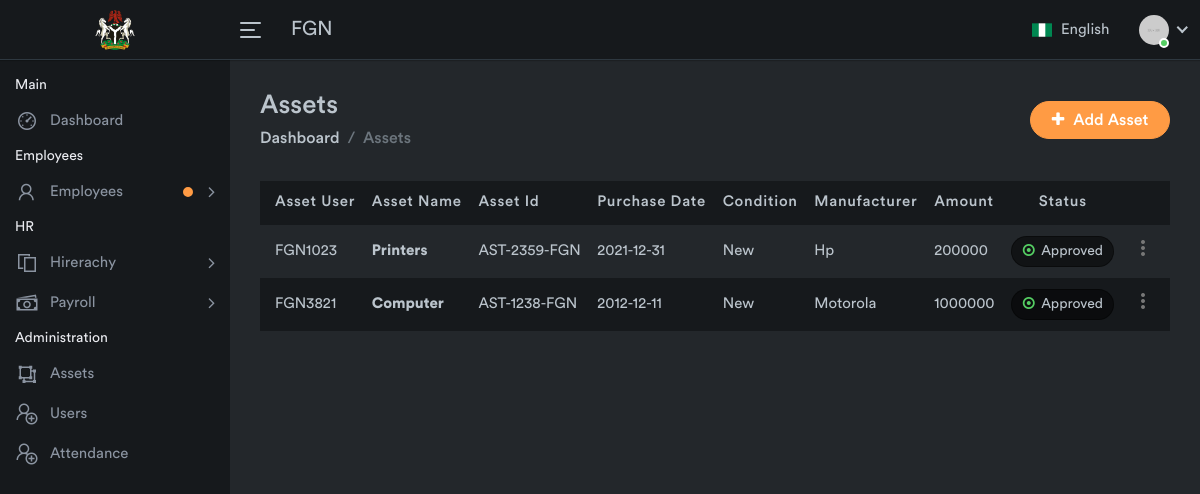
The page /asset.php on the database its author committed.
### tables this page shows
CREATE TABLE IF NOT EXISTS `assets` (
  `id` int(6) NOT NULL AUTO_INCREMENT,
  `name` varchar(255) NOT NULL,
  `assetID` varchar(255) NOT NULL,
  `purchase_date` varchar(255) NOT NULL,
  `amount` varchar(255) NOT NULL,
  `condition` varchar(255) NOT NULL,
  `manufacturer` varchar(255) NOT NULL,
  `sn` varchar(11) NOT NULL,
  `supplier` varchar(255) NOT NULL,
  `user` varchar(255) NOT NULL,
  `status` varchar(255) NOT NULL,
  PRIMARY KEY (`id`)
);

### asset.php (the view, shortened to what this page needs)
<?php include('include/header.php') ?>
<?php include 'include/connection.php';?>
<?php include('include/nav.php') ?>
<?php include('include/sidenav.php') ?>
    <div class="page-wrapper">
            <div class="content container-fluid">
                <div class="page-header">
                    <div class="row align-items-center">
                        <div class="col">
                            <h3 class="page-title">Assets</h3>
                            <ul class="breadcrumb">
                                <li class="breadcrumb-item"><a href="index.php">Dashboard</a></li>
                                <li class="breadcrumb-item active">Assets</li>
                            </ul>
                        </div>
                        <div class="col-auto float-right ml-auto">
                            <a href="#" class="btn add-btn" data-toggle="modal" data-target="#add_asset"><i class="fa fa-plus"></i> Add Asset</a>
                        </div>
                    </div>
                </div>
                <div class="row">
                    <div class="col-md-12">
                        <div class="table-responsive">
                            <table class="table table-striped custom-table mb-0 datatable">
                                <thead>
                                    <tr>
                                        <th>Asset User</th>
                                        <th>Asset Name</th>
                                        <th>Asset Id</th>
                                        <th>Purchase Date</th>
                                        <th>Condition</th>
                                        <th>Manufacturer</th>
                                        <th>Amount</th>
                                        <th class="text-center">Status</th>
                                        <th class="text-right"></th>
                                    </tr>
                                </thead>
                                <tbody>
                                   <?php
                                       $result = mysqli_query($conn,"SELECT * FROM assets");
                                       while($row = mysqli_fetch_array($result)){?>
                                    <tr>
                                        <td><?php echo $row['user'] ?> </td>
                                        <td>
                                            <strong><?php echo $row['name'] ?></strong>
                                        </td>
                                        <td><?php echo $row['assetID'] ?></td>
                                        <td><?php echo $row['purchase_date'] ?></td>
                                        <td><?php echo $row['condition'] ?></td>
                                        <td><?php echo $row['manufacturer'] ?></td>
                                        <td><?php echo $row['amount'] ?></td>
                                        <td class="text-center">
                                            <div class=" action-label">
                                                <a class="btn btn-white btn-sm btn-rounded"  aria-expanded="false">
                                                     <?php
                                                     if( $row['status'] =="Approved"){?>
                                                        <i class="fa fa-dot-circle-o text-success"></i> <?php echo $row['status'] ?>
                                                    <?php } else{ ?>
                                                        <i class="fa fa-dot-circle-o text-danger"></i> <?php echo $row['status'] ?>
                                                  <?php  }
                                                     ?>
                                                </a>
                                            </div>
                                        </td>
                                        <td class="text-right">
                                            <div class="dropdown dropdown-action">
                                                <a href="#" class="action-icon dropdown-toggle" data-toggle="dropdown" aria-expanded="false"><i class="material-icons">more_vert</i></a>
                                            </div>
                                        </td>
                                    </tr>
                                    <?php } ?>
                                </tbody>
                            </table>
                        </div>
                    </div>
                </div>
            </div>
        </div>
    </div>
    <?php include('include/footer.php') ?>

### include/header.php (shortened to what this page needs)
<!DOCTYPE html>
<html lang="en">
    <head>
        <link rel="stylesheet" href="assets/css/bootstrap.min.css">
        <link rel="stylesheet" href="assets/css/font-awesome.min.css">
        <link rel="stylesheet" href="assets/css/line-awesome.min.css">
		<link rel="stylesheet" href="assets/css/dataTables.bootstrap4.min.css">
		<link rel="stylesheet" href="assets/css/select2.min.css">
		<link rel="stylesheet" href="assets/css/bootstrap-datetimepicker.min.css">
        <link rel="stylesheet" href="assets/css/style.css">
    </head>
	<body>
    <div class="main-wrapper">

### include/nav.php (shortened to what this page needs)
<div class="header">
    <div class="header-left">
        <a href="index.php" class="logo">
            <img src="assets/img/logo.png" width="40" height="40" alt="">
        </a>
    </div>
    <a id="toggle_btn" href="javascript:void(0);">
        <span class="bar-icon">
            <span></span>
        <span></span>
        <span></span>
        </span>
    </a>
    <div class="page-title-box">
        <h3>FGN</h3>
    </div>
    <ul class="nav user-menu">
        <li class="nav-item dropdown flag-nav">
            <a class="nav-link dropdown-toggle" data-toggle="dropdown" href="#" role="button">
                <img src="assets/img/flags/ng.png" alt="" height="20"> <span>English</span>
            </a>
        </li>
        <?php
               $id = $_SESSION['ID'];
               $pro = mysqli_query($conn,"SELECT * FROM  employee WHERE id = '$id'");
$row = mysqli_fetch_array($pro);
             ?>
        <li class="nav-item dropdown has-arrow main-drop">
            <a href="#" class="dropdown-toggle nav-link" data-toggle="dropdown">
            <?php if($row['picture']==""){
					?>
                <span class="user-img"><img src="assets/img/profiles/avatar-21.jpg" alt="">
                   <span class="status online"></span>
                </span>
            <?php }else{?>
                <span><img src="pictures/<?php echo $row['picture'] ?>" alt="" width="30px" height="30px" style="border-radius:50px;">
                   <span class="status online" style="margin-left:-8px;margin-top:-20px"></span>
                </span>
           <?php }?>
            </a>
        </li>
    </ul>
</div>

### include/sidenav.php (shortened to what this page needs)
<div class="sidebar" id="sidebar">
    <div class="sidebar-inner slimscroll">
        <div id="sidebar-menu" class="sidebar-menu">
            <ul>
                <li class="menu-title">
                    <span>Main</span>
                </li>
                <li class="">
                    <a href="index.php"><i class="la la-dashboard"></i> <span> Dashboard</span></a>
                </li>
                <li class="menu-title">
                    <span>Employees</span>
                </li>
                <li class="submenu">
                    <a href="#" class="noti-dot"><i class="la la-user"></i> <span> Employees</span> <span
                            class="menu-arrow"></span></a>
                </li>
                <li class="menu-title">
                    <span>HR</span>
                </li>
                <li class="submenu">
                    <a href="#"><i class="la la-files-o"></i> <span> Hirerachy </span> <span
                            class="menu-arrow"></span></a>
                </li>
                <li class="submenu">
                    <a href="#"><i class="la la-money"></i> <span> Payroll </span> <span class="menu-arrow"></span></a>
                </li>
                <li class="menu-title">
                    <span>Administration</span>
                </li>
                <li>
                    <a href="asset.php"><i class="la la-object-ungroup"></i> <span>Assets</span></a>
                </li>
                <li>
                    <a href="users.php"><i class="la la-user-plus"></i> <span>Users</span></a>
                </li>
                <li>
                    <a href="attendance.php"><i class="la la-user-plus"></i> <span>Attendance</span></a>
                </li>
            </ul>
        </div>
    </div>
</div>

### include/footer.php (shortened to what this page needs)
</body>
</html>

### rows shown on the page
assets: user "FGN1023", name "Printers", assetID "AST-2359-FGN", purchase_date "2021-12-31", condition "New", manufacturer "Hp", amount "200000", status "Approved"
assets: user "FGN3821", name "Computer", assetID "AST-1238-FGN", purchase_date "2012-12-11", condition "New", manufacturer "Motorola", amount "1000000", status "Approved"
